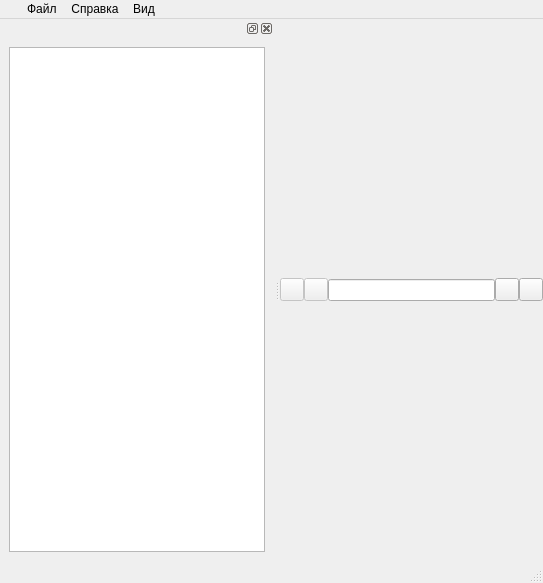
<?xml version="1.0" encoding="UTF-8"?>
<ui version="4.0">
 <class>MainWindow</class>
 <widget class="QMainWindow" name="MainWindow">
  <property name="geometry">
   <rect>
    <x>0</x>
    <y>0</y>
    <width>543</width>
    <height>583</height>
   </rect>
  </property>
  <property name="windowTitle">
   <string>Browzer</string>
  </property>
  <widget class="QWidget" name="centralwidget">
   <layout class="QVBoxLayout" name="mainLayout">
    <property name="spacing">
     <number>0</number>
    </property>
    <property name="leftMargin">
     <number>0</number>
    </property>
    <property name="topMargin">
     <number>0</number>
    </property>
    <property name="rightMargin">
     <number>0</number>
    </property>
    <property name="bottomMargin">
     <number>0</number>
    </property>
    <item>
     <widget class="QWidget" name="navigation" native="true">
      <layout class="QHBoxLayout" name="horizontalLayout" stretch="0,0,0,0,0">
       <property name="spacing">
        <number>0</number>
       </property>
       <property name="leftMargin">
        <number>0</number>
       </property>
       <property name="topMargin">
        <number>0</number>
       </property>
       <property name="rightMargin">
        <number>0</number>
       </property>
       <property name="bottomMargin">
        <number>0</number>
       </property>
       <item>
        <widget class="QToolButton" name="backBtn">
         <property name="enabled">
          <bool>false</bool>
         </property>
         <property name="autoFillBackground">
          <bool>false</bool>
         </property>
         <property name="styleSheet">
          <string notr="true"/>
         </property>
         <property name="text">
          <string/>
         </property>
         <property name="icon">
          <iconset resource="icons/file1.qrc">
           <normaloff>:/newPrefix/1484604553_left.png</normaloff>:/newPrefix/1484604553_left.png</iconset>
         </property>
        </widget>
       </item>
       <item>
        <widget class="QToolButton" name="forwardBtn">
         <property name="enabled">
          <bool>false</bool>
         </property>
         <property name="styleSheet">
          <string notr="true"/>
         </property>
         <property name="text">
          <string/>
         </property>
         <property name="icon">
          <iconset resource="icons/file1.qrc">
           <normaloff>:/newPrefix/1484604547_right.png</normaloff>:/newPrefix/1484604547_right.png</iconset>
         </property>
        </widget>
       </item>
       <item>
        <widget class="QLineEdit" name="query"/>
       </item>
       <item>
        <widget class="QToolButton" name="searchBtn">
         <property name="styleSheet">
          <string notr="true"/>
         </property>
         <property name="text">
          <string/>
         </property>
         <property name="icon">
          <iconset resource="icons/file1.qrc">
           <normaloff>:/newPrefix/1484605375_find.png</normaloff>:/newPrefix/1484605375_find.png</iconset>
         </property>
        </widget>
       </item>
       <item>
        <widget class="QToolButton" name="bookmarksBtn">
         <property name="styleSheet">
          <string notr="true"/>
         </property>
         <property name="text">
          <string/>
         </property>
         <property name="icon">
          <iconset resource="icons/file1.qrc">
           <normaloff>:/newPrefix/1484604567_star.png</normaloff>:/newPrefix/1484604567_star.png</iconset>
         </property>
        </widget>
       </item>
      </layout>
     </widget>
    </item>
   </layout>
  </widget>
  <widget class="QMenuBar" name="menubar">
   <property name="geometry">
    <rect>
     <x>0</x>
     <y>0</y>
     <width>543</width>
     <height>21</height>
    </rect>
   </property>
   <widget class="QMenu" name="FileMenu">
    <property name="title">
     <string>     Файл</string>
    </property>
    <addaction name="openAction"/>
    <addaction name="actionExit"/>
   </widget>
   <widget class="QMenu" name="menu_2">
    <property name="title">
     <string>Справка</string>
    </property>
    <addaction name="actionAbout"/>
    <addaction name="actionAboutQt"/>
   </widget>
   <widget class="QMenu" name="menu">
    <property name="title">
     <string>Вид</string>
    </property>
    <addaction name="actionBook"/>
   </widget>
   <addaction name="FileMenu"/>
   <addaction name="menu_2"/>
   <addaction name="menu"/>
  </widget>
  <widget class="QStatusBar" name="statusbar"/>
  <widget class="QDockWidget" name="bookWidget">
   <property name="mouseTracking">
    <bool>true</bool>
   </property>
   <property name="contextMenuPolicy">
    <enum>Qt::DefaultContextMenu</enum>
   </property>
   <property name="acceptDrops">
    <bool>false</bool>
   </property>
   <property name="toolTip">
    <string/>
   </property>
   <property name="statusTip">
    <string/>
   </property>
   <attribute name="dockWidgetArea">
    <number>1</number>
   </attribute>
   <widget class="QWidget" name="dockWidgetContents">
    <layout class="QVBoxLayout" name="verticalLayout">
     <item>
      <widget class="QTextBrowser" name="textBrowser">
       <property name="inputMethodHints">
        <set>Qt::ImhNone</set>
       </property>
       <property name="openExternalLinks">
        <bool>false</bool>
       </property>
       <property name="openLinks">
        <bool>true</bool>
       </property>
      </widget>
     </item>
    </layout>
   </widget>
  </widget>
  <action name="openAction">
   <property name="checkable">
    <bool>false</bool>
   </property>
   <property name="text">
    <string>Открыть</string>
   </property>
   <property name="statusTip">
    <string>Открыть</string>
   </property>
  </action>
  <action name="actionExit">
   <property name="text">
    <string>Выйти</string>
   </property>
   <property name="statusTip">
    <string>Выйти</string>
   </property>
  </action>
  <action name="actionAbout">
   <property name="text">
    <string>О программе</string>
   </property>
   <property name="statusTip">
    <string>О программе</string>
   </property>
  </action>
  <action name="actionAboutQt">
   <property name="text">
    <string>O Qt</string>
   </property>
  </action>
  <action name="actionBook">
   <property name="checkable">
    <bool>true</bool>
   </property>
   <property name="enabled">
    <bool>true</bool>
   </property>
   <property name="text">
    <string>Панель закладок</string>
   </property>
  </action>
 </widget>
 <resources>
  <include location="icons/file1.qrc"/>
 </resources>
 <connections/>
</ui>
